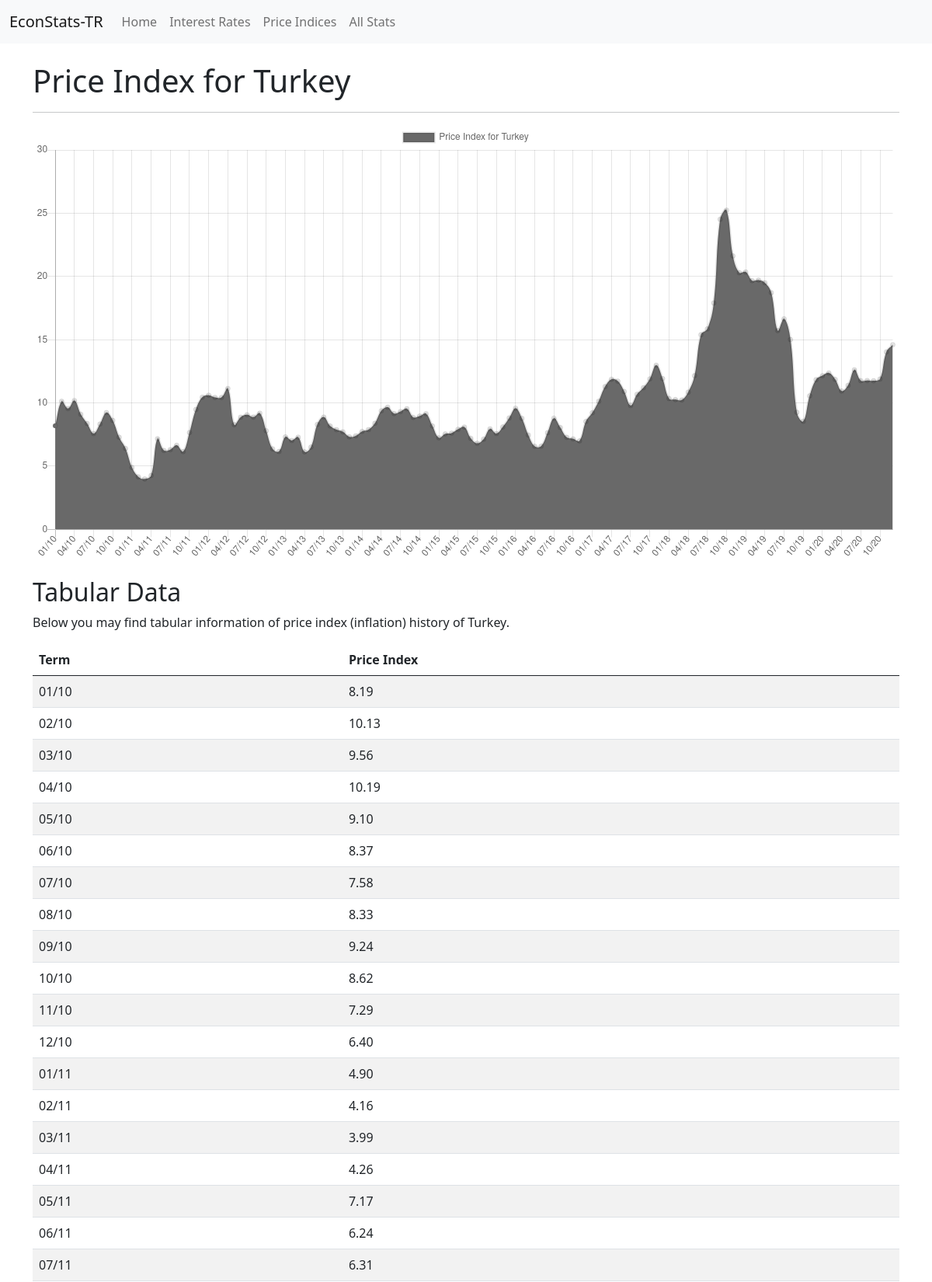
The page /stats/price-indices (upper part) on the database its author committed.
### econstats/models.py (models this page shows)
class PriceIndex(models.Model):
    term = models.CharField(max_length=5)
    price_index_rate = models.DecimalField(max_digits=6, decimal_places=4)

### econstats/views.py (the view)
# urls.py: path('stats/price-indices', price_indice),
def price_indice(request):
    data = PriceIndex.objects.order_by('pk')
    terms = []
    values = []
    for item in data:
        term = item.term
        terms.append(term)
        value = float(item.price_index_rate)
        values.append(value)
    context = {
        'title': 'Price Index for Turkey',
        'data': data,
        'labels': terms,
        'values': values
    }
    return render(request, 'econstats/price_index.html', context=context)

### econstats/templates/econstats/price_index.html (shortened to what this page needs)
{% extends 'econstats/base.html' %}
{% load static %}
{% block content %}
  <h1>{{ title }}</h1>
  <hr>
  <canvas id="chart"></canvas>
  <script>
    var config = {
      type: 'line',
      data: {
        datasets: [{
          data: {{ values }},
          backgroundColor: ['#696969'],
          label: '{{ title }}'
        }],
        labels: {{ labels|safe }}
      },
      options: { responsive: true}
    };
    window.onload = function() {
      var ctx = document.getElementById('chart').getContext('2d');
      window.myPie = new Chart(ctx, config);
    };
  </script>
  <h2 class="mt-4">Tabular Data</h2>
  Below you may find tabular information of price index (inflation) history of Turkey.
  <table class="table table-striped table-hover my-3">
    <thead>
      <tr>
        <th>Term</th>
        <th>Price Index</th>
      </tr>
    </thead>
    <tbody>
      {% for row in data %}
      <tr>
        <td>{{ row.term }}</td>
        <td>{{ row.price_index_rate|stringformat:'.2f' }}</td>
      </tr>
      {% endfor %}
    </tbody>
  </table>
{% endblock %}

### rows shown on the page
PriceIndex: term "01/10", price_index_rate "8.19"
PriceIndex: term "02/10", price_index_rate "10.13"
PriceIndex: term "03/10", price_index_rate "9.56"
PriceIndex: term "04/10", price_index_rate "10.19"
PriceIndex: term "05/10", price_index_rate "9.10"
PriceIndex: term "06/10", price_index_rate "8.37"
PriceIndex: term "07/10", price_index_rate "7.58"
PriceIndex: term "08/10", price_index_rate "8.33"
PriceIndex: term "09/10", price_index_rate "9.24"
PriceIndex: term "10/10", price_index_rate "8.62"
PriceIndex: term "11/10", price_index_rate "7.29"
PriceIndex: term "12/10", price_index_rate "6.40"
PriceIndex: term "01/11", price_index_rate "4.90"
PriceIndex: term "02/11", price_index_rate "4.16"
PriceIndex: term "03/11", price_index_rate "3.99"
PriceIndex: term "04/11", price_index_rate "4.26"
PriceIndex: term "05/11", price_index_rate "7.17"
PriceIndex: term "06/11", price_index_rate "6.24"
PriceIndex: term "07/11", price_index_rate "6.31"

### other values the page prints
{{ title }} "Price Index for Turkey"
